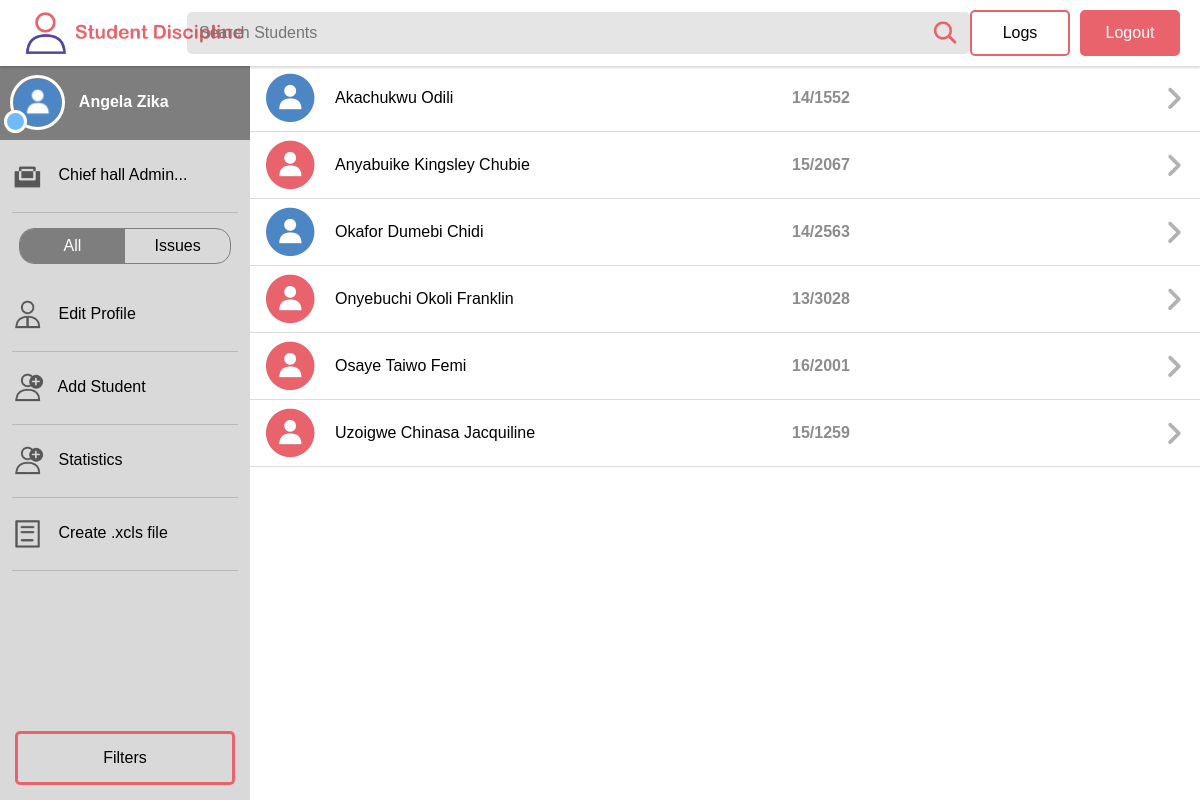
/project/page.php (signed in), run on the app's committed database.
### tables this page shows
CREATE TABLE IF NOT EXISTS `t_students` (
  `s_ID` int(10) unsigned NOT NULL AUTO_INCREMENT,
  `s_Picture` blob,
  `s_Title` varchar(10) NOT NULL,
  `s_Firstname` varchar(30) NOT NULL,
  `s_Middlename` varchar(30) DEFAULT NULL,
  `s_Lastname` varchar(30) NOT NULL,
  `s_DOB` date NOT NULL,
  `s_Matric` varchar(7) NOT NULL,
  `s_MeritPoints` int(2) NOT NULL,
  `s_CourseOfStudy` varchar(30) NOT NULL,
  `s_Level` int(3) NOT NULL,
  `h_ID` int(10) DEFAULT NULL,
  `s_Room` varchar(5) NOT NULL,
  `s_Gender` enum('M','F') NOT NULL,
  `s_StateOrigin` varchar(30) NOT NULL,
  `s_Address` varchar(50) NOT NULL,
  `s_NextOfKin` varchar(30) DEFAULT NULL,
  `g_ID` int(10) DEFAULT NULL,
  `s_PhoneNumber` varchar(14) NOT NULL,
  `s_DateAdded` datetime NOT NULL,
  PRIMARY KEY (`s_ID`)
);

### project/page.php (the view, shortened to what this page needs)
<?php
require_once('_php/connect.php');
if(isset($_SESSION['username'])){
    $username = $_SESSION['username'];
    $stmt = "SELECT * FROM t_Admins WHERE a_username ='$username'";
    $res = mysqli_query($dbc, $stmt);
    if ($res){
        while($row = mysqli_fetch_array($res)){
            $aid = $row['a_ID'];
            $name = $row['a_Firstname']." ".$row['a_Lastname'];
            $role = $row['a_Role'];
        }
    }else{
        $name = "Not working".mysqli_error($db);
    }
}
?>
<!DOCTYPE html>
<html lang="en">
<head>
    <link rel="stylesheet" href="_css/style.css">
</head>
<body>
    <header>
         <div class="Logo">
             <img src="_images/logo.png" alt="Logo" width="225px">
         </div>
         <div class="search">
             <input id="searchStudents" type="search" placeholder="Search Students">
         </div>
         <div id="logs" class="Logs">
             Logs
         </div>
         <div class="Logout">
             Logout
         </div>
    </header>
    <aside>
       <div class="admin">
           <img src="_images/avatar.png" alt="Admin" width="55px">
           <span><?php echo $name ?></span>
       </div>
       <div class="sect">
          <img src="_images/icon_role.png" width="32px">
          <?php echo substr($role,0,20)."... " ?>
       </div>
       <div class="opts">
          <div id="allS" class="active">All</div>
          <div id="issueI">Issues</div>
       </div>
       <div class="sect">
          <img src="_images/icon_edit.png" width="32px">
          Edit Profile
       </div>
       <div class="sect">
          <img src="_images/icon_add.png" width="32px">
          Add Student
       </div>
       <div class="sect">
          <img src="_images/icon_add.png" width="32px">
          Statistics
       </div>
       <div class="sect">
          <img src="_images/excel.png" width="32px">
          Create .xcls file
       </div>
       <div class="filter">
          Filters
       </div>
    </aside>
    <div id="page1" class="page">
       <?php
          $query = "SELECT * FROM t_Students ORDER BY s_Lastname ASC";
          $response = @mysqli_query($dbc,$query);
          if($response){
          while($row = mysqli_fetch_array($response)){
              $issues = countIssues($dbc, $row['s_ID']);
              echo "<a href='view.php?Id=".$row['s_ID']."&aId=".$aid."' class='readM'>";
              echo '<div class="student">';
              if ($issues > 0){
                 echo '<img src="_images/avatari.png">';
              }else{
                 echo '<img src="_images/avatar.png">';
              }
              echo '<div>'.$row['s_Lastname']." ".$row['s_Firstname']." ".$row['s_Middlename'].'</div>';
              echo '<div class="matric">'.$row['s_Matric'].'</div>';
              echo '<img src="_images/icon_go.png">';
              echo '</div></a>';
          }
        }
       ?>
    </div>
</body>
</html>
<?php
function countIssues($dbc,$sid){
     $queryIssues = "SELECT * FROM t_Issues WHERE s_ID =".$sid;
     $getIssues = mysqli_query($dbc,$queryIssues);
     if ($getIssues){
         return mysqli_num_rows($getIssues);
     }else{
         return "issues not found".mysqli_error($dbc);
     }
}
?>

### project/_css/style.css (style rules this page uses)
* { margin:0; padding:0; box-sizing: border-box; font-size:100%; font-family: Arial, Helvetica, sans-serif; text-decoration: none; }
header { position: fixed; width:100%; top:0; background: #fff; color: #000; box-shadow: 0 2px 2px rgba(0, 0, 0, 0.15); display: flex; z-index:8; padding:10px; align-items: center; }
.search { flex-grow: 1; text-align: center; }
.search input { margin:auto; max-width:800px; width:100%; background: rgba(0, 0, 0, 0.1) url(../_images/search.png) calc(100% - 10px) 50% no-repeat; background-size: 30px; border: none; padding:12px; border-radius: 5px; }
a { color:#000; }
.Logo { width:15%; padding-left:15px; }
.Logs, .Logout { min-width:100px; border:2px solid #E8636C; border-radius: 5px; padding:12px; text-align: center; margin-right:10px; }
.Logout { color: #fff; background:#E8636C; }
aside { background: rgba(0, 0, 0, 0.15); background-size:cover; color:#000; position: fixed; left:0; top:0; height:100%; width:250px; z-index:1; padding-top:65px; }
.page { position:fixed; width: calc(100% - 250px); height: calc(100% - 65px); right:0; bottom:0; overflow: auto; }
.admin { background:#7e7e7e; padding:10px; color:#fff; font-weight:bold; }
.admin img, .sect img, .filter img { vertical-align: middle; margin-right:10px; border:3px solid white; border-radius: 50%; }
.sect img, .filter img { border-radius: 0; border:none; }
.admin:before { content: " "; width:17px; height:17px; border-radius: 50%; position: absolute; top:110px; left:4px; background: #6fbaf8; z-index: 50; border:3px solid white; }
.sect { padding:20px 0px; margin:0 12px; border-bottom: 1px solid rgba(0, 0, 0, 0.145); }
.opts { display:flex; border:1px solid #7e7e7e; border-radius: 15px; width:85%; overflow: hidden; margin:15px auto; }
.opts div { color: #000; padding:8px; flex-grow: 1; display: inline; text-align: center; width:50%; }
.active { color:#fff !important; background: #7e7e7e; }
.filter { position: fixed; left:15px; width:220px; bottom:15px; border:3px solid #E8636C; text-align: center; color:#000; border-radius: 5px; padding:15px; cursor: pointer; transition:all 0.3s linear; }
.student { width:100%; border-bottom: 1px solid #dcdcdc; display: flex; padding:8px 15px; align-items: center; }
.student img:first-child { width:50px; margin-right: 20px; }
.student img:last-child { width:25px; opacity: 0.3; }
.student div { flex-grow: 1; }
.matric { width:40%; opacity: 0.45; font-weight: bold; flex-grow: 0 !important; }

### data on the page
t_students: s_Lastname "Akachukwu", s_Firstname "Odili", s_Matric "14/1552"
t_students: s_Lastname "Anyabuike", s_Firstname "Kingsley", s_Middlename "Chubie", s_Matric "15/2067"
t_students: s_Lastname "Okafor", s_Firstname "Dumebi", s_Middlename "Chidi", s_Matric "14/2563"
t_students: s_Lastname "Onyebuchi", s_Firstname "Okoli", s_Middlename "Franklin", s_Matric "13/3028"
t_students: s_Lastname "Osaye", s_Firstname "Taiwo", s_Middlename "Femi", s_Matric "16/2001"
t_students: s_Lastname "Uzoigwe", s_Firstname "Chinasa", s_Middlename "Jacquiline", s_Matric "15/1259"

### other printed values
$name "Angela Zika"
substr($role,0,20) "Chief hall Admin"
